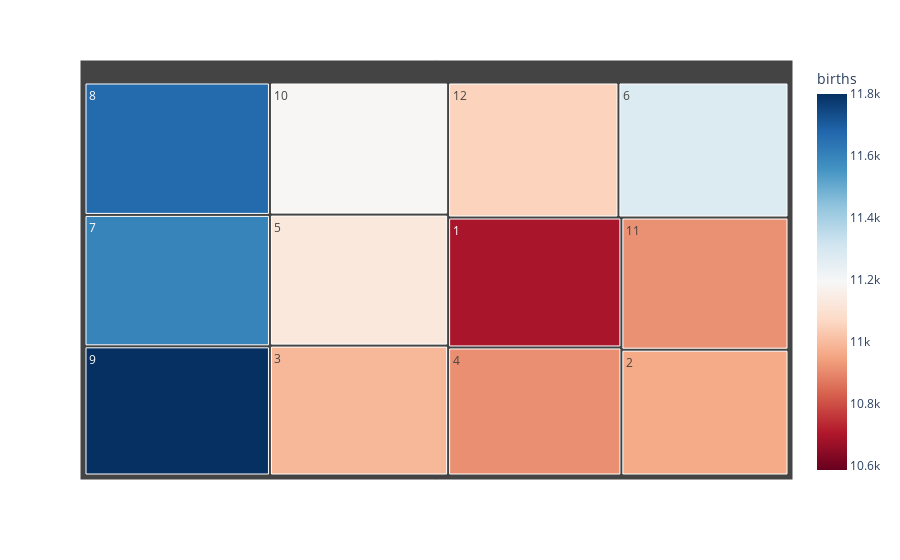

Here is the notebook cell this chart was saved with:
### Markdown cell above
## Tree Chats

### Code cell
import plotly.express as px


fig = px.treemap(birth1, path=['month'], values='births',
                  color='births', hover_data=['births'],
                  color_continuous_scale='RdBu',
                  color_continuous_midpoint=np.average(birth1['births'], weights=birth1['births']))
fig.show()

### Figure 1 — Plotly figure (JSON) as saved in the notebook; plotly's stock layout.template omitted (floating-point values rounded to 4 significant figures)
{"data": [{"branchvalues": "total", "customdata": [[10690.0, 10690.0], [10960.0, 10960.0], [10990.0, 10990.0], [10910.0, 10910.0], [11130.0, 11130.0], [11280.0, 11280.0], [11600.0, 11600.0], [11670.0, 11670.0], [11800.0, 11800.0], [11190.0, 11190.0], [10920.0, 10920.0], [11050.0, 11050.0]], "domain": {"x": [0, 1], "y": [0, 1]}, "hovertemplate": "labels=%{label}<br>births_sum=%{value}<br>parent=%{parent}<br>id=%{id}<br>births=%{color}<extra></extra>", "ids": ["1", "2", "3", "4", "5", "6", "7", "8", "9", "10", "11", "12"], "labels": ["1", "2", "3", "4", "5", "6", "7", "8", "9", "10", "11", "12"], "marker": {"coloraxis": "coloraxis", "colors": [10690.0, 10960.0, 10990.0, 10910.0, 11130.0, 11280.0, 11600.0, 11670.0, 11800.0, 11190.0, 10920.0, 11050.0]}, "name": "", "parents": ["", "", "", "", "", "", "", "", "", "", "", ""], "type": "treemap", "values": [3232517, 3018140, 3322069, 3185314, 3350907, 3296530, 3498783, 3525858, 3439698, 3378814, 3171647, 3301860]}], "layout": {"coloraxis": {"cmid": 11190.0, "colorbar": {"title": {"text": "births"}}, "colorscale": [[0, "rgb(103,0,31)"], [0.1, "rgb(178,24,43)"], [0.2, "rgb(214,96,77)"], [0.3, "rgb(244,165,130)"], [0.4, "rgb(253,219,199)"], [0.5, "rgb(247,247,247)"], [0.6, "rgb(209,229,240)"], [0.7, "rgb(146,197,222)"], [0.8, "rgb(67,147,195)"], [0.9, "rgb(33,102,172)"], [1, "rgb(5,48,97)"]]}, "legend": {"tracegroupgap": 0}, "margin": {"t": 60}}}
